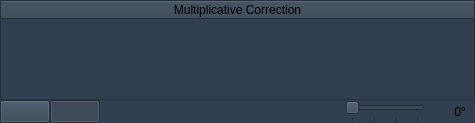
       <widget class="QFrame" name="CorrectionFrame">
        <property name="sizePolicy">
         <sizepolicy hsizetype="MinimumExpanding" vsizetype="MinimumExpanding">
          <horstretch>0</horstretch>
          <verstretch>0</verstretch>
         </sizepolicy>
        </property>
        <property name="minimumSize">
         <size>
          <width>475</width>
          <height>123</height>
         </size>
        </property>
        <property name="maximumSize">
         <size>
          <width>475</width>
          <height>123</height>
         </size>
        </property>
        <property name="styleSheet">
         <string notr="true">background-color: rgb(49, 63, 80);</string>
        </property>
        <property name="frameShape">
         <enum>QFrame::Shape::NoFrame</enum>
        </property>
        <property name="frameShadow">
         <enum>QFrame::Shadow::Plain</enum>
        </property>
        <property name="lineWidth">
         <number>4</number>
        </property>
        <layout class="QGridLayout" name="gridLayout_10">
         <property name="leftMargin">
          <number>0</number>
         </property>
         <property name="topMargin">
          <number>0</number>
         </property>
         <property name="rightMargin">
          <number>0</number>
         </property>
         <property name="bottomMargin">
          <number>0</number>
         </property>
         <property name="spacing">
          <number>0</number>
         </property>
         <item row="2" column="3">
          <widget class="QSlider" name="MulCorrRotationalSlider">
           <property name="minimumSize">
            <size>
             <width>80</width>
             <height>23</height>
            </size>
           </property>
           <property name="maximumSize">
            <size>
             <width>80</width>
             <height>23</height>
            </size>
           </property>
           <property name="toolTip">
            <string>Rotate the multiplicative correction image.</string>
           </property>
           <property name="maximum">
            <number>3</number>
           </property>
           <property name="orientation">
            <enum>Qt::Orientation::Horizontal</enum>
           </property>
           <property name="tickPosition">
            <enum>QSlider::TickPosition::TicksBelow</enum>
           </property>
          </widget>
         </item>
         <item row="2" column="4">
          <spacer name="MulCorrRightSpacer">
           <property name="orientation">
            <enum>Qt::Orientation::Horizontal</enum>
           </property>
           <property name="sizeType">
            <enum>QSizePolicy::Policy::Fixed</enum>
           </property>
           <property name="sizeHint" stdset="0">
            <size>
             <width>20</width>
             <height>20</height>
            </size>
           </property>
          </spacer>
         </item>
         <item row="2" column="1">
          <widget class="QPushButton" name="MulRemoveCorrButton">
           <property name="sizePolicy">
            <sizepolicy hsizetype="Fixed" vsizetype="Fixed">
             <horstretch>0</horstretch>
             <verstretch>0</verstretch>
            </sizepolicy>
           </property>
           <property name="minimumSize">
            <size>
             <width>50</width>
             <height>23</height>
            </size>
           </property>
           <property name="maximumSize">
            <size>
             <width>50</width>
             <height>23</height>
            </size>
           </property>
           <property name="toolTip">
            <string>Remove a multiplicative correction image.</string>
           </property>
           <property name="text">
            <string/>
           </property>
           <property name="icon">
            <iconset resource="../../Resources.qrc">
             <normaloff>:/Images/Resources/Icons/Remove.png</normaloff>:/Images/Resources/Icons/Remove.png</iconset>
           </property>
           <property name="checkable">
            <bool>true</bool>
           </property>
           <property name="checked">
            <bool>true</bool>
           </property>
          </widget>
         </item>
         <item row="2" column="5">
          <widget class="QLabel" name="MulCorrRotationalLabel">
           <property name="minimumSize">
            <size>
             <width>30</width>
             <height>23</height>
            </size>
           </property>
           <property name="maximumSize">
            <size>
             <width>30</width>
             <height>23</height>
            </size>
           </property>
           <property name="text">
            <string>0°</string>
           </property>
           <property name="alignment">
            <set>Qt::AlignmentFlag::AlignCenter</set>
           </property>
          </widget>
         </item>
         <item row="2" column="0">
          <widget class="QPushButton" name="MulAddCorrButton">
           <property name="sizePolicy">
            <sizepolicy hsizetype="Fixed" vsizetype="Fixed">
             <horstretch>0</horstretch>
             <verstretch>0</verstretch>
            </sizepolicy>
           </property>
           <property name="minimumSize">
            <size>
             <width>50</width>
             <height>23</height>
            </size>
           </property>
           <property name="maximumSize">
            <size>
             <width>50</width>
             <height>23</height>
            </size>
           </property>
           <property name="toolTip">
            <string>Add a multiplicative correction image.</string>
           </property>
           <property name="text">
            <string/>
           </property>
           <property name="icon">
            <iconset resource="../../Resources.qrc">
             <normaloff>:/Images/Resources/Icons/Add.png</normaloff>:/Images/Resources/Icons/Add.png</iconset>
           </property>
           <property name="checkable">
            <bool>true</bool>
           </property>
          </widget>
         </item>
         <item row="2" column="2">
          <spacer name="MulCorrLeftSpacer">
           <property name="orientation">
            <enum>Qt::Orientation::Horizontal</enum>
           </property>
           <property name="sizeHint" stdset="0">
            <size>
             <width>40</width>
             <height>20</height>
            </size>
           </property>
          </spacer>
         </item>
         <item row="0" column="0" colspan="6">
          <widget class="QTreeWidget" name="MulCorrNameTree">
           <property name="sizePolicy">
            <sizepolicy hsizetype="MinimumExpanding" vsizetype="Expanding">
             <horstretch>0</horstretch>
             <verstretch>0</verstretch>
            </sizepolicy>
           </property>
           <property name="minimumSize">
            <size>
             <width>475</width>
             <height>100</height>
            </size>
           </property>
           <property name="maximumSize">
            <size>
             <width>475</width>
             <height>100</height>
            </size>
           </property>
           <property name="styleSheet">
            <string notr="true">background-color: rgb(49, 63, 80);</string>
           </property>
           <property name="frameShape">
            <enum>QFrame::Shape::StyledPanel</enum>
           </property>
           <property name="columnCount">
            <number>1</number>
           </property>
           <column>
            <property name="text">
             <string notr="true">Multiplicative Correction</string>
            </property>
            <property name="textAlignment">
             <set>AlignCenter</set>
            </property>
           </column>
          </widget>
         </item>
        </layout>
       </widget>
